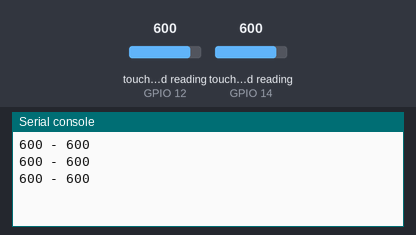
The program below on a simulated ESP32 board running MicroPython. Parts: the last lines printed to the serial console. The inputs (shaded band) are chosen by the test bench; at power-on: touch-pad reading (sensors on GPIO 12, GPIO 14) 600.

Above: at 1.2 s.
1.3 s: touch-pad reading (sensor on GPIO 12) set to 63
At 1.9 s:
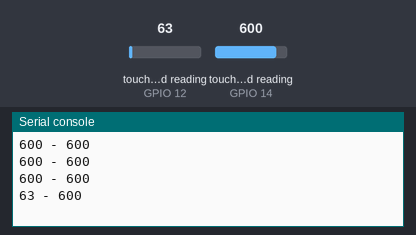
2.8 s: touch-pad reading (sensor on GPIO 14) set to 63
At 3.4 s:
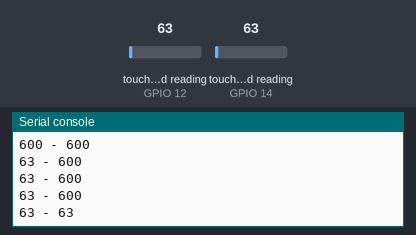
4.3 s: touch-pad reading (sensor on GPIO 12) set to 212
At 4.9 s:
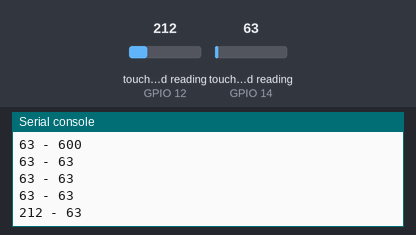
5.8 s: touch-pad reading (sensor on GPIO 14) set to 212
At 6.4 s:
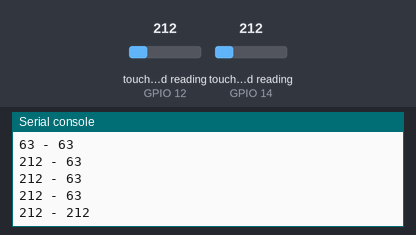
Timing chart, 0 to 8.3 s (numbered marks = the images above; inputs shaded):
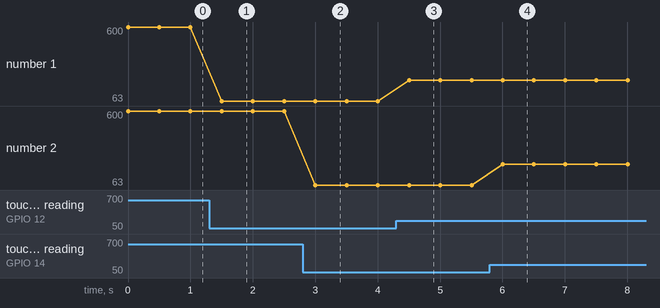

Measured:
- after the input at 1.3 s, the serial console: prints a new line after 0.20 s (image 1)
- after the input at 2.8 s, the serial console: prints a new line after 0.20 s (image 2)
- after the input at 4.3 s, the serial console: prints a new line after 0.20 s (image 3)
- after the input at 5.8 s, the serial console: prints a new line after 0.20 s (image 4)
- plotted number 1: 600 → 63 after the input at 1.3 s, 63 → 212 after the input at 4.3 s

The program:

simple_touch.py
```python
# author: h.serimer 03.2021 https://github.com/eproje/uPy_Course
# Board: Lolin32 Lite
# simple touch
# There are ten capacitive touch-enabled pins that can be used on the ESP32: 0, 2, 4, 12, 13 14, 15, 27, 32, 33.
# Trying to assign to any other pins will result in a ValueError.
# REF: https://docs.micropython.org/en/latest/esp32/quickref.html


from machine import TouchPad, Pin
from time import sleep

touch_pin1 = TouchPad(Pin(12))
touch_pin2 = TouchPad(Pin(14))

while True:
  touch_value1 = touch_pin1.read()
  touch_value2 = touch_pin2.read()
  print(touch_value1,"-",touch_value2)
  sleep(0.5)
```
